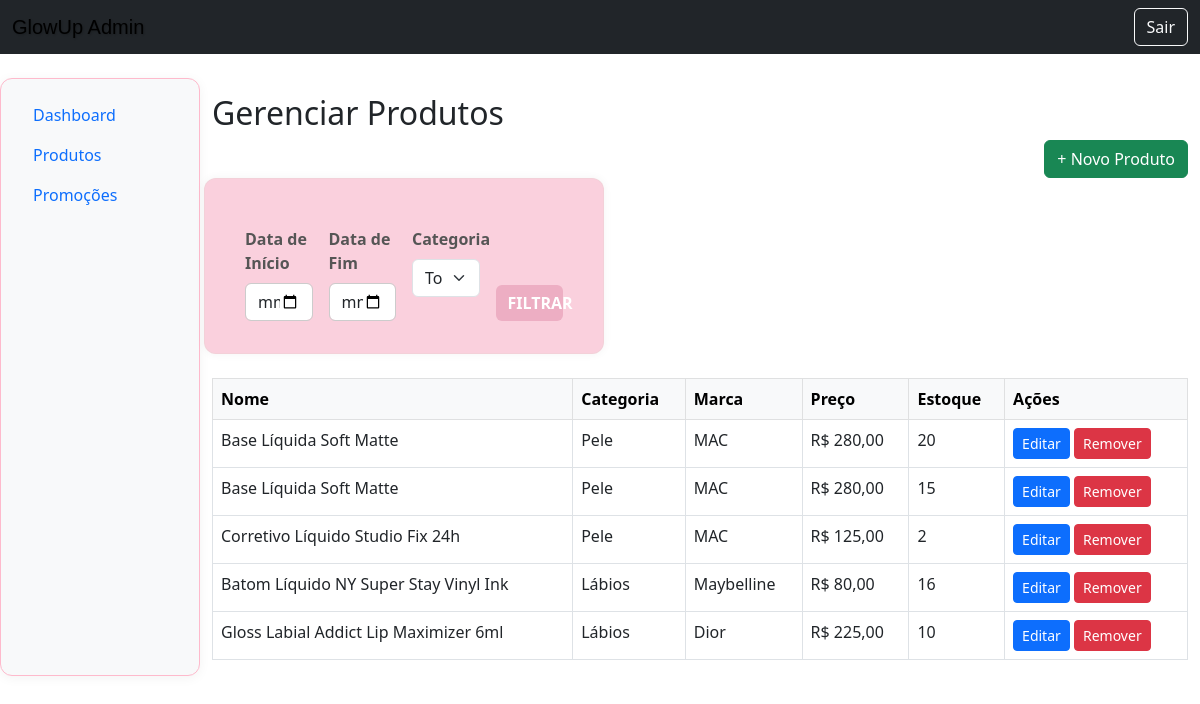
Screenshot of /painel/produtos/ with the database file from the repository.
### produtos/models.py (models this page shows, shortened)
class Produto(models.Model):
    nome = models.CharField(max_length=100)
    categoria = models.ForeignKey(Categoria, on_delete=models.CASCADE)
    subcategoria = models.ForeignKey(Subcategoria, on_delete=models.CASCADE)
    marca = models.CharField(max_length=100)
    preco = models.DecimalField(max_digits=8, decimal_places=2)
    validade = models.DateField()
    cor = models.CharField(max_length=50)
    estoque = models.IntegerField()
    imagem = models.ImageField(upload_to='produtos/')

class Categoria(models.Model):
    nome = models.CharField(max_length=100)
    pai = models.ForeignKey('self', on_delete=models.CASCADE, null=True, blank=True, related_name='subcategorias')

### administracao/views.py (the view)
# urls.py: path('produtos/', views.produtos, name='admin_produtos'),
def produtos(request):
    data_inicio = request.GET.get('data_inicio')
    data_fim = request.GET.get('data_fim')
    categoria_id = request.GET.get('categoria')
    produtos = Produto.objects.all()
    if data_inicio and data_fim:
        produtos = produtos.filter(validade__range=[data_inicio, data_fim])
    if categoria_id and categoria_id != '':
        produtos = produtos.filter(categoria__id=categoria_id)
    categorias = Categoria.objects.all()
    return render(request, 'administracao/produtos.html', {
        'produtos': produtos,
        'categorias': categorias,
        'filtro_data_inicio': data_inicio,
        'filtro_data_fim': data_fim,
        'filtro_categoria': int(categoria_id) if categoria_id else '',
    })

### administracao/templates/administracao/produtos.html (shortened to what this page needs)
{% extends 'base_admin.html' %}
{% block content %}
  <h2 class="mt-3">Gerenciar Produtos</h2>
  <div class="text-end mb-3">
    <a href="{% url 'novo_produto' %}" class="btn btn-success">+ Novo Produto</a>
  </div>
    <form method="get" class="row g-3 mb-4">
    <div class="col-md-3">
      <label class="form-label">Data de Início</label>
      <input type="date" name="data_inicio" class="form-control" value="{{ filtro_data_inicio }}">
    </div>
    <div class="col-md-3">
      <label class="form-label">Data de Fim</label>
      <input type="date" name="data_fim" class="form-control" value="{{ filtro_data_fim }}">
    </div>
    <div class="col-md-3">
      <label class="form-label">Categoria</label>
      <select name="categoria" class="form-select">
        <option value="">Todas</option>
      </select>
    </div>
    <div class="col-md-3 d-flex align-items-end">
      <button type="submit" class="btn btn-primary w-100">Filtrar</button>
    </div>
  </form>
  <table class="table table-bordered table-hover">
    <thead class="table-light">
      <tr>
        <th>Nome</th>
        <th>Categoria</th>
        <th>Marca</th>
        <th>Preço</th>
        <th>Estoque</th>
        <th>Ações</th>
      </tr>
    </thead>
    <tbody>
      {% for produto in produtos %}
      <tr>
        <td>{{ produto.nome }}</td>
        <td>{{ produto.categoria.nome }}</td>
        <td>{{ produto.marca }}</td>
        <td>R$ {{ produto.preco }}</td>
        <td>{{ produto.estoque }}</td>
        <td>
          <a href="{% url 'editar_produto' produto.id %}" class="btn btn-sm btn-primary">Editar</a>
          <a href="{% url 'remover_produto' produto.id %}" class="btn btn-sm btn-danger" onclick="return confirm('Tem certeza que deseja remover?')">Remover</a>
        </td>
      </tr>
      {% empty %}
      <tr>
        <td colspan="6">Nenhum produto cadastrado.</td>
      </tr>
      {% endfor %}
    </tbody>
  </table>
{% endblock %}

### static/css/style.css (style rules this page uses)
form { max-width: 400px; margin: 0 auto; background-color: #fad0dd; padding: 2rem; border-radius: 12px; box-shadow: 0 0 10px rgba(0, 0, 0, 0.05); border: 1px solid #f0d1d6a1; }
form label { font-weight: 600; color: #555; }
form .form-control { border-radius: 6px; border: 1px solid #ccc; }
form button.btn-primary { width: 100%; background-color: #edaec3; font-weight: bold; border: none; text-transform: uppercase; transition: background-color 0.2s ease; }

### rows the page displays
Produto: nome "Base Líquida Soft Matte", categoria.nome "Pele", marca "MAC", preco "280,00", estoque "20"
Produto: nome "Base Líquida Soft Matte", categoria.nome "Pele", marca "MAC", preco "280,00", estoque "15"
Produto: nome "Corretivo Líquido Studio Fix 24h", categoria.nome "Pele", marca "MAC", preco "125,00", estoque "2"
Produto: nome "Batom Líquido NY Super Stay Vinyl Ink", categoria.nome "Lábios", marca "Maybelline", preco "80,00", estoque "16"
Produto: nome "Gloss Labial Addict Lip Maximizer 6ml", categoria.nome "Lábios", marca "Dior", preco "225,00", estoque "10"
